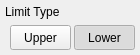
     <widget class="SA_ClickedWidget" name="Limit_Type" native="true">
      <property name="geometry">
       <rect>
        <x>269</x>
        <y>391</y>
        <width>140</width>
        <height>55</height>
       </rect>
      </property>
      <property name="focusPolicy">
       <enum>Qt::StrongFocus</enum>
      </property>
      <property name="styleSheet">
       <string notr="true"/>
      </property>
      <widget class="QLabel" name="Title_ChannelType_2">
       <property name="geometry">
        <rect>
         <x>5</x>
         <y>1</y>
         <width>121</width>
         <height>22</height>
        </rect>
       </property>
       <property name="text">
        <string>Limit Type</string>
       </property>
      </widget>
      <widget class="QPushButton" name="btn_Upper">
       <property name="geometry">
        <rect>
         <x>10</x>
         <y>25</y>
         <width>61</width>
         <height>25</height>
        </rect>
       </property>
       <property name="focusPolicy">
        <enum>Qt::NoFocus</enum>
       </property>
       <property name="styleSheet">
        <string notr="true"/>
       </property>
       <property name="text">
        <string>Upper</string>
       </property>
       <property name="checkable">
        <bool>true</bool>
       </property>
       <property name="autoExclusive">
        <bool>true</bool>
       </property>
       <property name="flat">
        <bool>false</bool>
       </property>
       <property name="style" stdset="0">
        <string>left</string>
       </property>
      </widget>
      <widget class="QPushButton" name="btn_Lower">
       <property name="geometry">
        <rect>
         <x>74</x>
         <y>25</y>
         <width>61</width>
         <height>25</height>
        </rect>
       </property>
       <property name="focusPolicy">
        <enum>Qt::NoFocus</enum>
       </property>
       <property name="styleSheet">
        <string notr="true"/>
       </property>
       <property name="text">
        <string>Lower</string>
       </property>
       <property name="checkable">
        <bool>true</bool>
       </property>
       <property name="checked">
        <bool>true</bool>
       </property>
       <property name="autoExclusive">
        <bool>true</bool>
       </property>
       <property name="flat">
        <bool>false</bool>
       </property>
       <property name="style" stdset="0">
        <string>right</string>
       </property>
      </widget>
     </widget>
